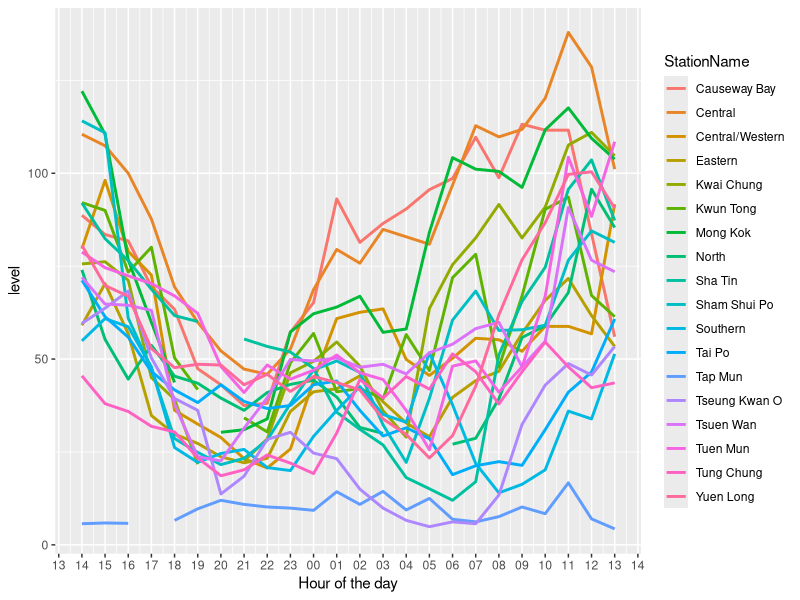
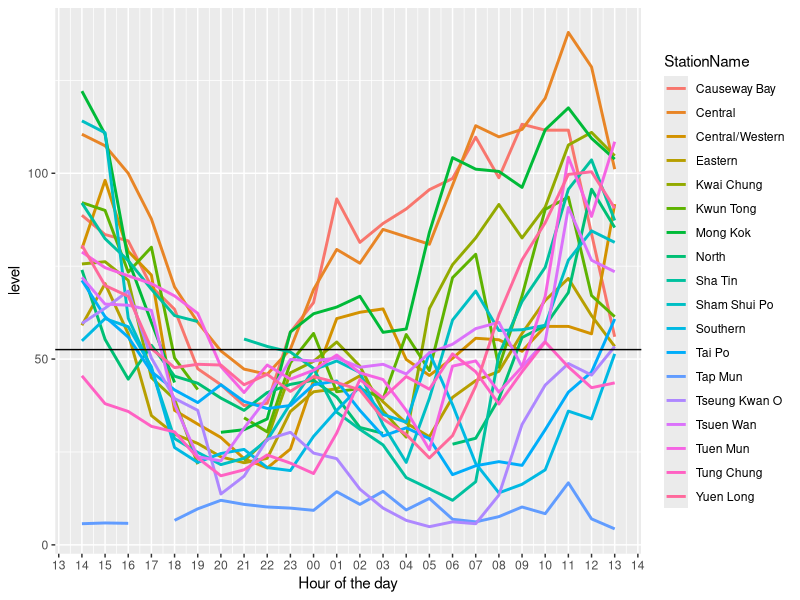

The R source for these figures, in order:
## ---- chunk 1
options(width = 100)
## ---- chunk 2
knitr::opts_chunk$set(echo = TRUE, warning = FALSE, error = FALSE, message = FALSE, fig.width = 10)
## ---- chunk 3
library(lubridate)
library(ggplot2)
library(tidyverse)
## ---- chunk 4
setwd("D:/OneDrive - The Chinese University of Hong Kong/GitHub/_source")
base_dir <- "D:/OneDrive - The Chinese University of Hong Kong/GitHub/" # i.e. where the jekyll blog is on the hard drive.
base_url <- "/" # keep as is
fig_path <- "images/" # customize to heart's content, I 'spose.

knitr::opts_knit$set(base.dir = base_dir, base.url = base_url)
knitr::opts_chunk$set(fig.path = fig_path,
                      message=FALSE, warning=FALSE,
                      cache = TRUE) 
## ---- chunk 5
airpollutants <- read.csv("airpollutants.csv", header = TRUE, sep = ",", encoding ="UTF-8")
head(airpollutants)
## ---- chunk 6
airpollutants.tbl <- as_tibble(airpollutants)
airpollutants.tbl <- airpollutants.tbl %>% 
  mutate(NO2 = as.double(NO2)) %>% 
  mutate(O3 = as.double(O3)) %>%
  mutate(SO2 = as.double(SO2)) %>% 
  mutate(CO = as.double(CO)) %>% 
  mutate(PM2.5 = as.double(PM2.5))
## ---- chunk 7
prev <- Sys.getlocale("LC_TIME"); Sys.setlocale("LC_TIME", "C") # help from strptime in R Documentation
airpollutants.tbl <- airpollutants.tbl %>% 
  mutate(DateTime = as_datetime(DateTime, format="%a, %d %b %Y %H:%M:%S %z")) # as_datetime from package lubridate

airpollutants.long.tbl <- airpollutants.tbl %>% 
  pivot_longer(cols = c(NO2, O3, SO2, CO, PM10, PM2.5), 
               names_to = "pollutants", 
               values_to = "level")
## ---- chunk 8
p3 <- airpollutants.long.tbl %>%
  filter(pollutants == "NO2") %>% 
  ggplot(aes(x=DateTime,y=level,color=StationName))
p3 + geom_line(size=1) +
  scale_x_datetime(name = "Hour of the day", 
                   date_breaks = "1 hour", 
                   date_labels = "%H")

NO2.tbl <- airpollutants.long.tbl %>% 
  filter(pollutants == "NO2")

NO2.average <- mean(na.exclude(NO2.tbl$level))
p3 + geom_line(size=1) + 
  scale_x_datetime(name = "Hour of the day", 
                   date_breaks = "1 hour", 
                   date_labels = "%H") + 
  geom_hline(yintercept = NO2.average)
